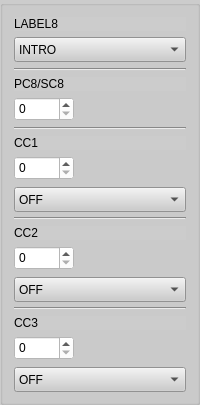
      <widget class="QGroupBox" name="columnbox8">
       <property name="sizePolicy">
        <sizepolicy hsizetype="Expanding" vsizetype="Expanding">
         <horstretch>0</horstretch>
         <verstretch>0</verstretch>
        </sizepolicy>
       </property>
       <property name="styleSheet">
        <string notr="true">background-color: rgb(204, 204, 204);</string>
       </property>
       <layout class="QVBoxLayout" name="verticalLayout_12">
        <item>
         <widget class="QLabel" name="label_BankPC1_8">
          <property name="sizePolicy">
           <sizepolicy hsizetype="Expanding" vsizetype="Expanding">
            <horstretch>0</horstretch>
            <verstretch>0</verstretch>
           </sizepolicy>
          </property>
          <property name="maximumSize">
           <size>
            <width>16777215</width>
            <height>30</height>
           </size>
          </property>
          <property name="text">
           <string>LABEL8</string>
          </property>
         </widget>
        </item>
        <item>
         <widget class="QComboBox" name="presetLabel1_8">
          <property name="sizePolicy">
           <sizepolicy hsizetype="Expanding" vsizetype="Expanding">
            <horstretch>0</horstretch>
            <verstretch>0</verstretch>
           </sizepolicy>
          </property>
          <property name="minimumSize">
           <size>
            <width>0</width>
            <height>25</height>
           </size>
          </property>
          <property name="styleSheet">
           <string notr="true">background-color: rgb(204, 204, 204);</string>
          </property>
          <item>
           <property name="text">
            <string>INTRO</string>
           </property>
          </item>
          <item>
           <property name="text">
            <string>VERSE</string>
           </property>
          </item>
          <item>
           <property name="text">
            <string>CHORUS</string>
           </property>
          </item>
          <item>
           <property name="text">
            <string>SOLO</string>
           </property>
          </item>
          <item>
           <property name="text">
            <string>OUTRO</string>
           </property>
          </item>
          <item>
           <property name="text">
            <string>BRIDGE</string>
           </property>
          </item>
         </widget>
        </item>
        <item>
         <widget class="Line" name="line_9">
          <property name="sizePolicy">
           <sizepolicy hsizetype="Expanding" vsizetype="Expanding">
            <horstretch>0</horstretch>
            <verstretch>0</verstretch>
           </sizepolicy>
          </property>
          <property name="orientation">
           <enum>Qt::Horizontal</enum>
          </property>
         </widget>
        </item>
        <item>
         <widget class="QLabel" name="label_PC1_8">
          <property name="sizePolicy">
           <sizepolicy hsizetype="Expanding" vsizetype="Expanding">
            <horstretch>0</horstretch>
            <verstretch>0</verstretch>
           </sizepolicy>
          </property>
          <property name="maximumSize">
           <size>
            <width>16777215</width>
            <height>30</height>
           </size>
          </property>
          <property name="text">
           <string>PC8/SC8</string>
          </property>
         </widget>
        </item>
        <item>
         <widget class="QSpinBox" name="spinBox_PC1_8">
          <property name="sizePolicy">
           <sizepolicy hsizetype="Expanding" vsizetype="Expanding">
            <horstretch>0</horstretch>
            <verstretch>0</verstretch>
           </sizepolicy>
          </property>
          <property name="minimumSize">
           <size>
            <width>60</width>
            <height>24</height>
           </size>
          </property>
          <property name="maximumSize">
           <size>
            <width>60</width>
            <height>16777215</height>
           </size>
          </property>
          <property name="styleSheet">
           <string notr="true">background-color: rgb(255, 255, 255);</string>
          </property>
          <property name="accelerated">
           <bool>true</bool>
          </property>
          <property name="maximum">
           <number>127</number>
          </property>
         </widget>
        </item>
        <item>
         <widget class="Line" name="line_19">
          <property name="sizePolicy">
           <sizepolicy hsizetype="Expanding" vsizetype="Expanding">
            <horstretch>0</horstretch>
            <verstretch>0</verstretch>
           </sizepolicy>
          </property>
          <property name="orientation">
           <enum>Qt::Horizontal</enum>
          </property>
         </widget>
        </item>
        <item>
         <widget class="QLabel" name="label_CC1_8">
          <property name="sizePolicy">
           <sizepolicy hsizetype="Expanding" vsizetype="Expanding">
            <horstretch>0</horstretch>
            <verstretch>0</verstretch>
           </sizepolicy>
          </property>
          <property name="maximumSize">
           <size>
            <width>16777215</width>
            <height>30</height>
           </size>
          </property>
          <property name="text">
           <string>CC1 </string>
          </property>
         </widget>
        </item>
        <item>
         <widget class="QSpinBox" name="spinBox_CC1_8">
          <property name="sizePolicy">
           <sizepolicy hsizetype="Expanding" vsizetype="Expanding">
            <horstretch>0</horstretch>
            <verstretch>0</verstretch>
           </sizepolicy>
          </property>
          <property name="minimumSize">
           <size>
            <width>60</width>
            <height>24</height>
           </size>
          </property>
          <property name="maximumSize">
           <size>
            <width>60</width>
            <height>16777215</height>
           </size>
          </property>
          <property name="styleSheet">
           <string notr="true">background-color: rgb(255, 255, 255);</string>
          </property>
          <property name="accelerated">
           <bool>true</bool>
          </property>
          <property name="maximum">
           <number>127</number>
          </property>
         </widget>
        </item>
        <item>
         <widget class="QComboBox" name="onoff1_8">
          <property name="sizePolicy">
           <sizepolicy hsizetype="Expanding" vsizetype="Expanding">
            <horstretch>0</horstretch>
            <verstretch>0</verstretch>
           </sizepolicy>
          </property>
          <property name="minimumSize">
           <size>
            <width>0</width>
            <height>25</height>
           </size>
          </property>
          <property name="maximumSize">
           <size>
            <width>16777215</width>
            <height>22</height>
           </size>
          </property>
          <property name="styleSheet">
           <string notr="true">background-color: rgb(204, 204, 204);</string>
          </property>
          <item>
           <property name="text">
            <string>OFF</string>
           </property>
          </item>
          <item>
           <property name="text">
            <string>ON</string>
           </property>
          </item>
         </widget>
        </item>
        <item>
         <widget class="Line" name="line_42">
          <property name="sizePolicy">
           <sizepolicy hsizetype="Expanding" vsizetype="Expanding">
            <horstretch>0</horstretch>
            <verstretch>0</verstretch>
           </sizepolicy>
          </property>
          <property name="orientation">
           <enum>Qt::Horizontal</enum>
          </property>
         </widget>
        </item>
        <item>
         <widget class="QLabel" name="label_CC2_8">
          <property name="sizePolicy">
           <sizepolicy hsizetype="Expanding" vsizetype="Expanding">
            <horstretch>0</horstretch>
            <verstretch>0</verstretch>
           </sizepolicy>
          </property>
          <property name="maximumSize">
           <size>
            <width>16777215</width>
            <height>30</height>
           </size>
          </property>
          <property name="text">
           <string>CC2 </string>
          </property>
         </widget>
        </item>
        <item>
         <widget class="QSpinBox" name="spinBox_CC2_8">
          <property name="sizePolicy">
           <sizepolicy hsizetype="Expanding" vsizetype="Expanding">
            <horstretch>0</horstretch>
            <verstretch>0</verstretch>
           </sizepolicy>
          </property>
          <property name="minimumSize">
           <size>
            <width>60</width>
            <height>24</height>
           </size>
          </property>
          <property name="maximumSize">
           <size>
            <width>60</width>
            <height>16777215</height>
           </size>
          </property>
          <property name="styleSheet">
           <string notr="true">background-color: rgb(255, 255, 255);</string>
          </property>
          <property name="accelerated">
           <bool>true</bool>
          </property>
          <property name="maximum">
           <number>127</number>
          </property>
         </widget>
        </item>
        <item>
         <widget class="QComboBox" name="onoff2_8">
          <property name="sizePolicy">
           <sizepolicy hsizetype="Expanding" vsizetype="Expanding">
            <horstretch>0</horstretch>
            <verstretch>0</verstretch>
           </sizepolicy>
          </property>
          <property name="minimumSize">
           <size>
            <width>0</width>
            <height>25</height>
           </size>
          </property>
          <property name="maximumSize">
           <size>
            <width>16777215</width>
            <height>22</height>
           </size>
          </property>
          <property name="styleSheet">
           <string notr="true">background-color: rgb(204, 204, 204);</string>
          </property>
          <item>
           <property name="text">
            <string>OFF</string>
           </property>
          </item>
          <item>
           <property name="text">
            <string>ON</string>
           </property>
          </item>
         </widget>
        </item>
        <item>
         <widget class="Line" name="line_37">
          <property name="sizePolicy">
           <sizepolicy hsizetype="Expanding" vsizetype="Expanding">
            <horstretch>0</horstretch>
            <verstretch>0</verstretch>
           </sizepolicy>
          </property>
          <property name="orientation">
           <enum>Qt::Horizontal</enum>
          </property>
         </widget>
        </item>
        <item>
         <widget class="QLabel" name="label_CC3_8">
          <property name="sizePolicy">
           <sizepolicy hsizetype="Expanding" vsizetype="Expanding">
            <horstretch>0</horstretch>
            <verstretch>0</verstretch>
           </sizepolicy>
          </property>
          <property name="maximumSize">
           <size>
            <width>16777215</width>
            <height>30</height>
           </size>
          </property>
          <property name="text">
           <string>CC3 </string>
          </property>
         </widget>
        </item>
        <item>
         <widget class="QSpinBox" name="spinBox_CC3_8">
          <property name="sizePolicy">
           <sizepolicy hsizetype="Expanding" vsizetype="Expanding">
            <horstretch>0</horstretch>
            <verstretch>0</verstretch>
           </sizepolicy>
          </property>
          <property name="minimumSize">
           <size>
            <width>60</width>
            <height>24</height>
           </size>
          </property>
          <property name="maximumSize">
           <size>
            <width>60</width>
            <height>16777215</height>
           </size>
          </property>
          <property name="styleSheet">
           <string notr="true">background-color: rgb(255, 255, 255);</string>
          </property>
          <property name="accelerated">
           <bool>true</bool>
          </property>
          <property name="maximum">
           <number>127</number>
          </property>
         </widget>
        </item>
        <item>
         <widget class="QComboBox" name="onoff3_8">
          <property name="sizePolicy">
           <sizepolicy hsizetype="Expanding" vsizetype="Expanding">
            <horstretch>0</horstretch>
            <verstretch>0</verstretch>
           </sizepolicy>
          </property>
          <property name="minimumSize">
           <size>
            <width>0</width>
            <height>25</height>
           </size>
          </property>
          <property name="maximumSize">
           <size>
            <width>16777215</width>
            <height>22</height>
           </size>
          </property>
          <property name="styleSheet">
           <string notr="true">background-color: rgb(204, 204, 204);</string>
          </property>
          <item>
           <property name="text">
            <string>OFF</string>
           </property>
          </item>
          <item>
           <property name="text">
            <string>ON</string>
           </property>
          </item>
         </widget>
        </item>
       </layout>
      </widget>
